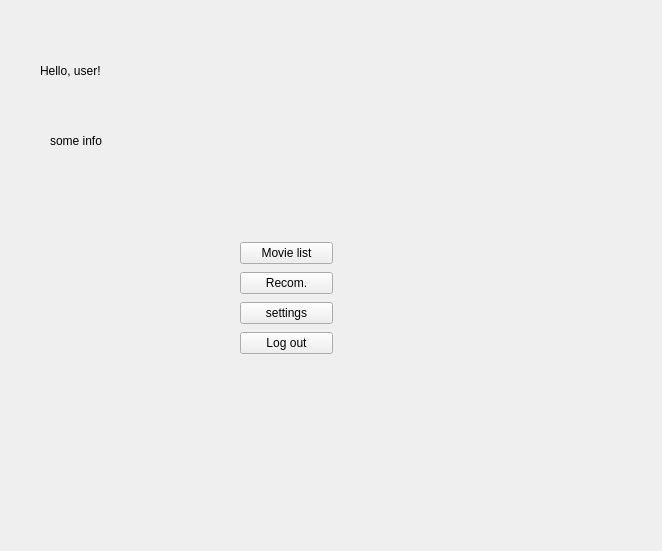
<?xml version="1.0" encoding="UTF-8"?>
<ui version="4.0">
 <class>UserMeniu</class>
 <widget class="QWidget" name="UserMeniu">
  <property name="geometry">
   <rect>
    <x>0</x>
    <y>0</y>
    <width>662</width>
    <height>551</height>
   </rect>
  </property>
  <property name="windowTitle">
   <string>Form</string>
  </property>
  <widget class="QStackedWidget" name="stackedWidget">
   <property name="geometry">
    <rect>
     <x>0</x>
     <y>30</y>
     <width>641</width>
     <height>541</height>
    </rect>
   </property>
   <property name="currentIndex">
    <number>0</number>
   </property>
   <widget class="QWidget" name="homePage">
    <widget class="QLabel" name="usernameLabel">
     <property name="geometry">
      <rect>
       <x>40</x>
       <y>20</y>
       <width>261</width>
       <height>41</height>
      </rect>
     </property>
     <property name="text">
      <string>Hello, user!</string>
     </property>
    </widget>
    <widget class="QLabel" name="nameLabel">
     <property name="geometry">
      <rect>
       <x>50</x>
       <y>90</y>
       <width>131</width>
       <height>41</height>
      </rect>
     </property>
     <property name="text">
      <string>some info</string>
     </property>
    </widget>
    <widget class="QWidget" name="layoutWidget">
     <property name="geometry">
      <rect>
       <x>240</x>
       <y>210</y>
       <width>93</width>
       <height>116</height>
      </rect>
     </property>
     <layout class="QGridLayout" name="gridLayout">
      <item row="0" column="0">
       <widget class="QPushButton" name="pushButton_showMovieList">
        <property name="text">
         <string>Movie list</string>
        </property>
       </widget>
      </item>
      <item row="1" column="0">
       <widget class="QPushButton" name="pushButton_recom">
        <property name="text">
         <string>Recom.</string>
        </property>
       </widget>
      </item>
      <item row="2" column="0">
       <widget class="QPushButton" name="pushButton_sett">
        <property name="text">
         <string>settings</string>
        </property>
       </widget>
      </item>
      <item row="3" column="0">
       <widget class="QPushButton" name="pushButton_LogOut">
        <property name="text">
         <string>Log out</string>
        </property>
       </widget>
      </item>
     </layout>
    </widget>
   </widget>
   <widget class="QWidget" name="page_2">
    <widget class="QLabel" name="label_3">
     <property name="geometry">
      <rect>
       <x>220</x>
       <y>170</y>
       <width>151</width>
       <height>111</height>
      </rect>
     </property>
     <property name="text">
      <string>recomandation page</string>
     </property>
    </widget>
   </widget>
   <widget class="QWidget" name="page_3">
    <widget class="QLabel" name="label_4">
     <property name="geometry">
      <rect>
       <x>220</x>
       <y>180</y>
       <width>251</width>
       <height>71</height>
      </rect>
     </property>
     <property name="text">
      <string>settings page</string>
     </property>
    </widget>
   </widget>
   <widget class="QWidget" name="page"/>
  </widget>
 </widget>
 <resources/>
 <connections/>
</ui>
